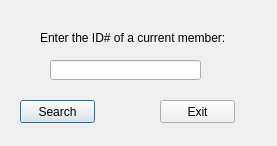
<?xml version="1.0" encoding="UTF-8"?>
<ui version="4.0">
 <class>Dialog_MemberStatus</class>
 <widget class="QDialog" name="Dialog_MemberStatus">
  <property name="geometry">
   <rect>
    <x>0</x>
    <y>0</y>
    <width>277</width>
    <height>146</height>
   </rect>
  </property>
  <property name="windowTitle">
   <string>Dialog</string>
  </property>
  <widget class="QLabel" name="label">
   <property name="geometry">
    <rect>
     <x>40</x>
     <y>30</y>
     <width>371</width>
     <height>16</height>
    </rect>
   </property>
   <property name="text">
    <string>Enter the ID# of a current member:</string>
   </property>
  </widget>
  <widget class="QLineEdit" name="lineEdit">
   <property name="geometry">
    <rect>
     <x>50</x>
     <y>60</y>
     <width>151</width>
     <height>20</height>
    </rect>
   </property>
  </widget>
  <widget class="QPushButton" name="pushButton">
   <property name="geometry">
    <rect>
     <x>20</x>
     <y>100</y>
     <width>75</width>
     <height>23</height>
    </rect>
   </property>
   <property name="text">
    <string>Search</string>
   </property>
  </widget>
  <widget class="QPushButton" name="pushButton_2">
   <property name="geometry">
    <rect>
     <x>160</x>
     <y>100</y>
     <width>75</width>
     <height>23</height>
    </rect>
   </property>
   <property name="text">
    <string>Exit</string>
   </property>
  </widget>
 </widget>
 <resources/>
 <connections/>
</ui>
